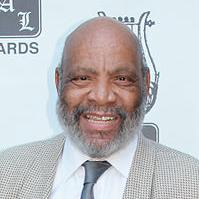
#> input picture dataset/1035700_1945-11-27_2013.jpg, 199 x 199 px, found by its file name; its folder holds 4 pictures in this run
$ python data_preprocessing.py
#> lines starting #> are read from the running program, lines starting #| are printed output that depends on the picture
import os
import cv2
import numpy as np
from datetime import datetime

# Set dataset directory (use raw string to handle Windows-style paths)
dataset_dir = r"D:\Downloads\Age Recognition\dataset"
img_size = 128  # Resize images

# Function to calculate age from a birthdate
def calculate_age(birthdate):
    try:
        birthdate = datetime.strptime(birthdate, "%Y-%m-%d")
        today = datetime.today()
        return today.year - birthdate.year - ((today.month, today.day) < (birthdate.month, birthdate.day))
    except ValueError:
        # Skip invalid birthdate formats
        return None

# Function to read and preprocess the images
def load_data():
    images = []
    ages = []
    for filename in os.listdir(dataset_dir):
        if filename.endswith(".jpg"):
            img = cv2.imread(os.path.join(dataset_dir, filename))
#> img is the input picture: shape (199, 199, 3); mean B, G, R 193.4, 190.4, 190
            img = cv2.resize(img, (img_size, img_size))
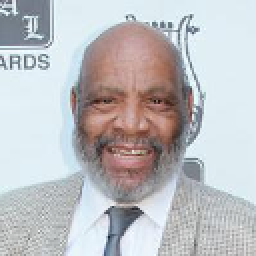
#> img: shape (128, 128, 3) (shown 2 times larger); mean B, G, R 193.3, 190.4, 190
            images.append(img)
            # Assuming filename contains birthdate, e.g., 'name_1953-10-00.jpg'
            birthdate = filename.split("_")[1].split(".")[0]  # Extract birthdate
            age = calculate_age(birthdate)  # Calculate age from birthdate
            if age is not None:  # Skip if age couldn't be calculated
                ages.append(age)
#> pass 2 of the loop in load_data, `for filename in os.listdir(dataset_dir):`:
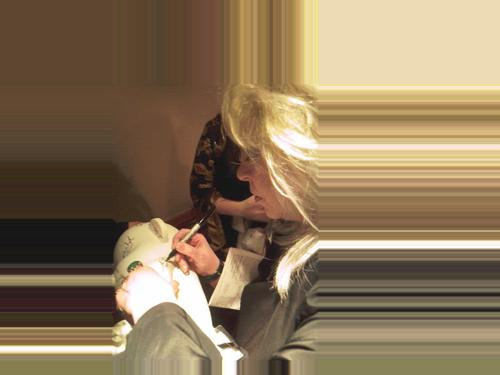
#> input picture dataset/1054800_1947-09-19_2011.jpg, 500 x 375 px, found by its file name
#> in load_data, img is the input picture: shape (375, 500, 3); mean B, G, R 90.5, 118.8, 139.7
#> in load_data, `img = cv2.resize(img, (img_size, img_size))`:
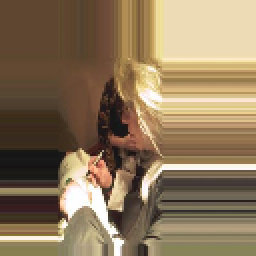
#> img: shape (128, 128, 3) (shown 2 times larger); mean B, G, R 90.6, 118.8, 139.7
#> pass 3 of the loop in load_data, `for filename in os.listdir(dataset_dir):`:
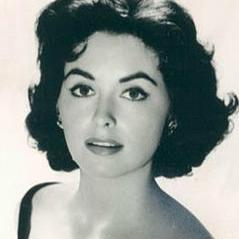
#> input picture dataset/10623500_1931-09-25_1956.jpg, 239 x 239 px, found by its file name
#> in load_data, img is the input picture: shape (239, 239, 3); mean B, G, R 148.5, 152.5, 145.5
#> in load_data, `img = cv2.resize(img, (img_size, img_size))`:
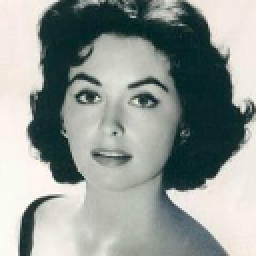
#> img: shape (128, 128, 3) (shown 2 times larger); mean B, G, R 148.4, 152.4, 145.4
#> the loop made 4 passes; the first 3 are shown
    return np.array(images), np.array(ages)

# Call the function to load data
X, y = load_data()

# Check if data was loaded successfully
if len(X) > 0 and len(y) > 0:
    # Save data for training (optional)
    np.save("X.npy", X)
    np.save("y.npy", y)
    print("Data preprocessing complete and saved.")
else:
    print("No valid data found.")
